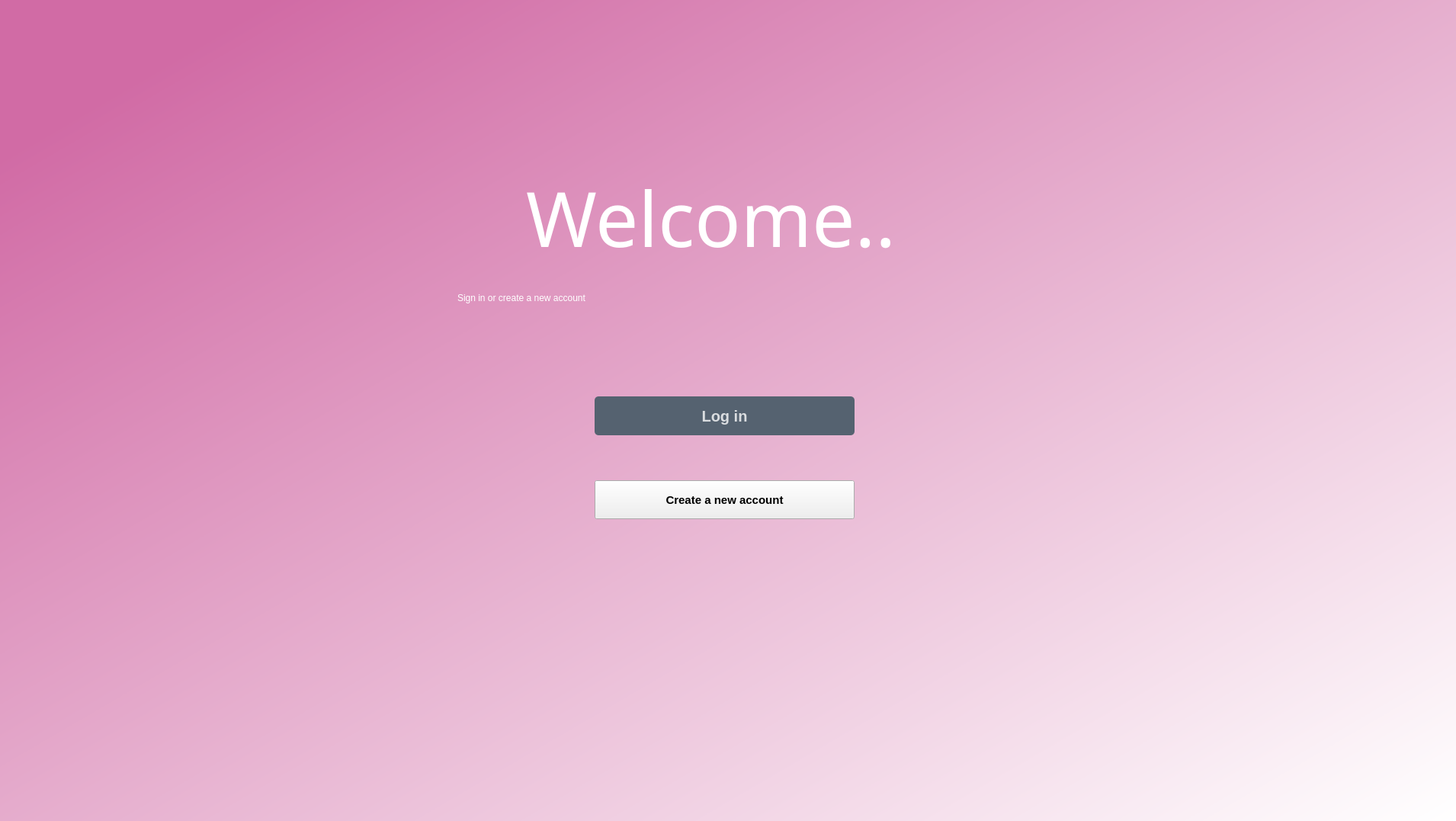
<?xml version="1.0" encoding="UTF-8"?>
<ui version="4.0">
 <class>Dialog</class>
 <widget class="QDialog" name="Dialog">
  <property name="geometry">
   <rect>
    <x>0</x>
    <y>0</y>
    <width>1910</width>
    <height>1077</height>
   </rect>
  </property>
  <property name="windowTitle">
   <string>Dialog</string>
  </property>
  <widget class="QWidget" name="bgwidget" native="true">
   <property name="geometry">
    <rect>
     <x>-10</x>
     <y>0</y>
     <width>1920</width>
     <height>1100</height>
    </rect>
   </property>
   <property name="sizePolicy">
    <sizepolicy hsizetype="Maximum" vsizetype="Maximum">
     <horstretch>0</horstretch>
     <verstretch>0</verstretch>
    </sizepolicy>
   </property>
   <property name="sizeIncrement">
    <size>
     <width>1</width>
     <height>1</height>
    </size>
   </property>
   <property name="styleSheet">
    <string notr="true">QWidget#bgwidget{
background-color:qlineargradient(spread:pad, x1:0.091, y1:0.101636, x2:0.991379, y2:0.977, stop:0 rgba(209, 107, 165, 255), stop:1 rgba(255, 255, 255, 255));}</string>
   </property>
   <widget class="QLabel" name="label">
    <property name="geometry">
     <rect>
      <x>700</x>
      <y>220</y>
      <width>701</width>
      <height>131</height>
     </rect>
    </property>
    <property name="font">
     <font>
      <family>12 Calibri</family>
      <pointsize>75</pointsize>
      <weight>50</weight>
      <italic>false</italic>
      <bold>false</bold>
     </font>
    </property>
    <property name="styleSheet">
     <string notr="true">background-color:qlineargradient(spread:pad, x1:1, y1:1, x2:1, y2:1, stop:0 rgba(0, 0, 0, 0), stop:1 rgba(255, 255, 255, 255));
font: 75pt bold&quot;Calibri&quot;;
 color:rgb(255, 255, 255);</string>
    </property>
    <property name="text">
     <string>Welcome..</string>
    </property>
   </widget>
   <widget class="QLabel" name="label_2">
    <property name="geometry">
     <rect>
      <x>610</x>
      <y>330</y>
      <width>801</width>
      <height>121</height>
     </rect>
    </property>
    <property name="styleSheet">
     <string notr="true">background-color:qlineargradient(spread:pad, x1:1, y1:1, x2:1, y2:1, stop:0 rgba(0, 0, 0, 0), stop:1 rgba(255, 255, 255, 255));
font: 75 36pt &quot;Calibri&quot;;
color:rgb(255, 255, 255)</string>
    </property>
    <property name="text">
     <string>Sign in or create a new account</string>
    </property>
   </widget>
   <widget class="QPushButton" name="login">
    <property name="geometry">
     <rect>
      <x>790</x>
      <y>520</y>
      <width>341</width>
      <height>51</height>
     </rect>
    </property>
    <property name="font">
     <font>
      <pointsize>15</pointsize>
      <weight>75</weight>
      <bold>true</bold>
     </font>
    </property>
    <property name="styleSheet">
     <string notr="true">QPushButton#login{
	Background-color:rgba(85,98,112,255);
	color:rgba(255,255,255,200);
	border-radius:5px;
} 
QPushButton#login:pressed{
	padding-left:5px;
	padding-top:5px;
	background-color:rgba(254, 81, 171, 0.8);
	background-position:calc(100% - 10px)center;
}
QPushButton#login:hover{
	background-color:rgba(254, 81, 171, 0.8)
}</string>
    </property>
    <property name="text">
     <string>Log in</string>
    </property>
   </widget>
   <widget class="QPushButton" name="create">
    <property name="geometry">
     <rect>
      <x>790</x>
      <y>630</y>
      <width>341</width>
      <height>51</height>
     </rect>
    </property>
    <property name="font">
     <font>
      <pointsize>11</pointsize>
      <weight>75</weight>
      <bold>true</bold>
     </font>
    </property>
    <property name="styleSheet">
     <string notr="true">QPushButton#create{
	Background-color:rgba(85,98,112,255);
	color:rgba(255,255,255,200);
	border-radius:5px;
} 
QPushButton#create:pressed{
	padding-left:5px;
	padding-top:5px;
	background-color:rgba(254, 81, 171, 0.8);
	background-position:calc(100% - 10px)center;
}
QPushButton#create:hover{
	background-color:rgba(254, 81, 171, 0.8)
}
font: 75pt &quot;Calibri&quot;;</string>
    </property>
    <property name="text">
     <string>Create a new account</string>
    </property>
   </widget>
  </widget>
 </widget>
 <resources/>
 <connections/>
</ui>
